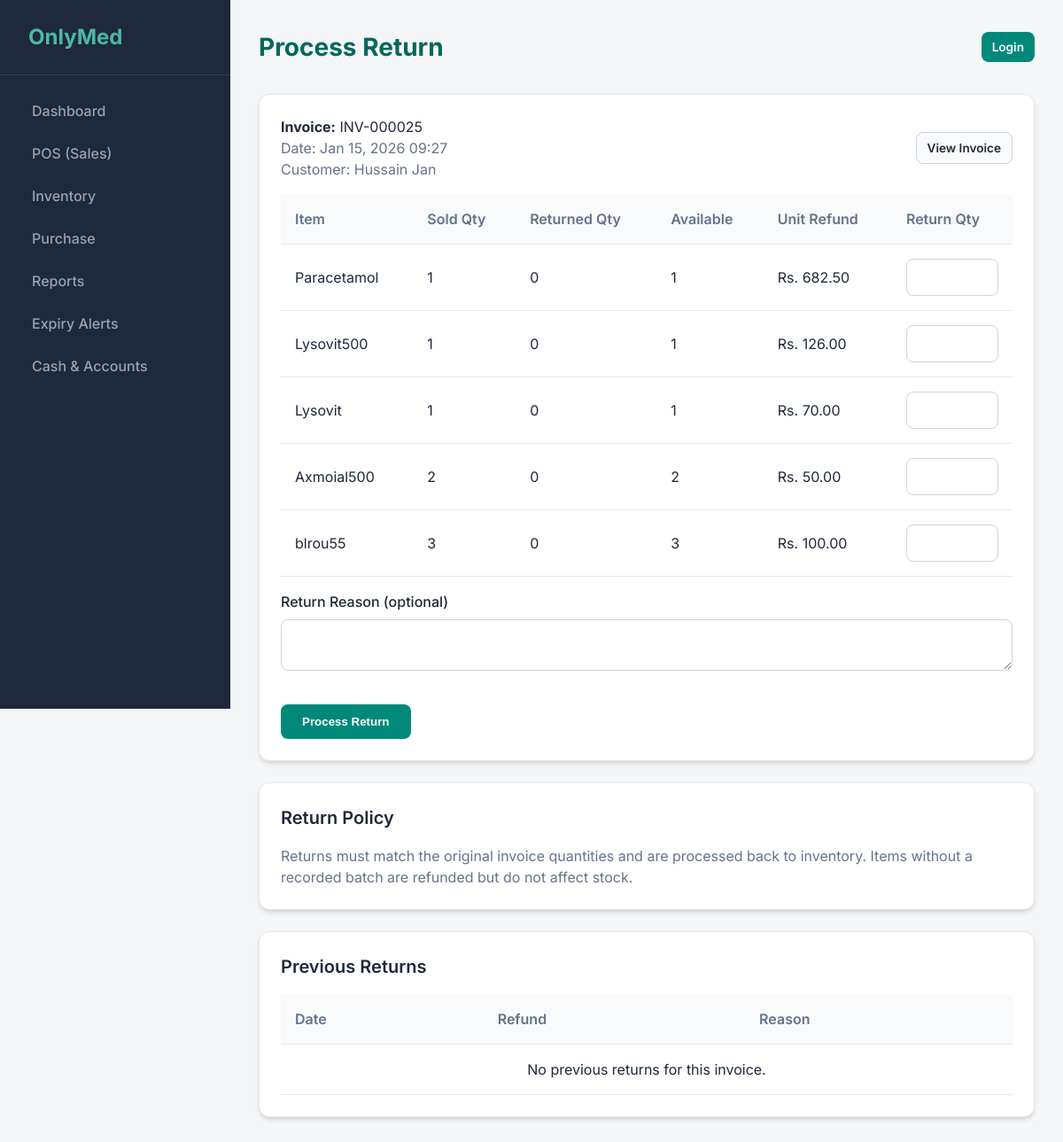
Page /sales/invoice/25/return/ on the earlier database version.
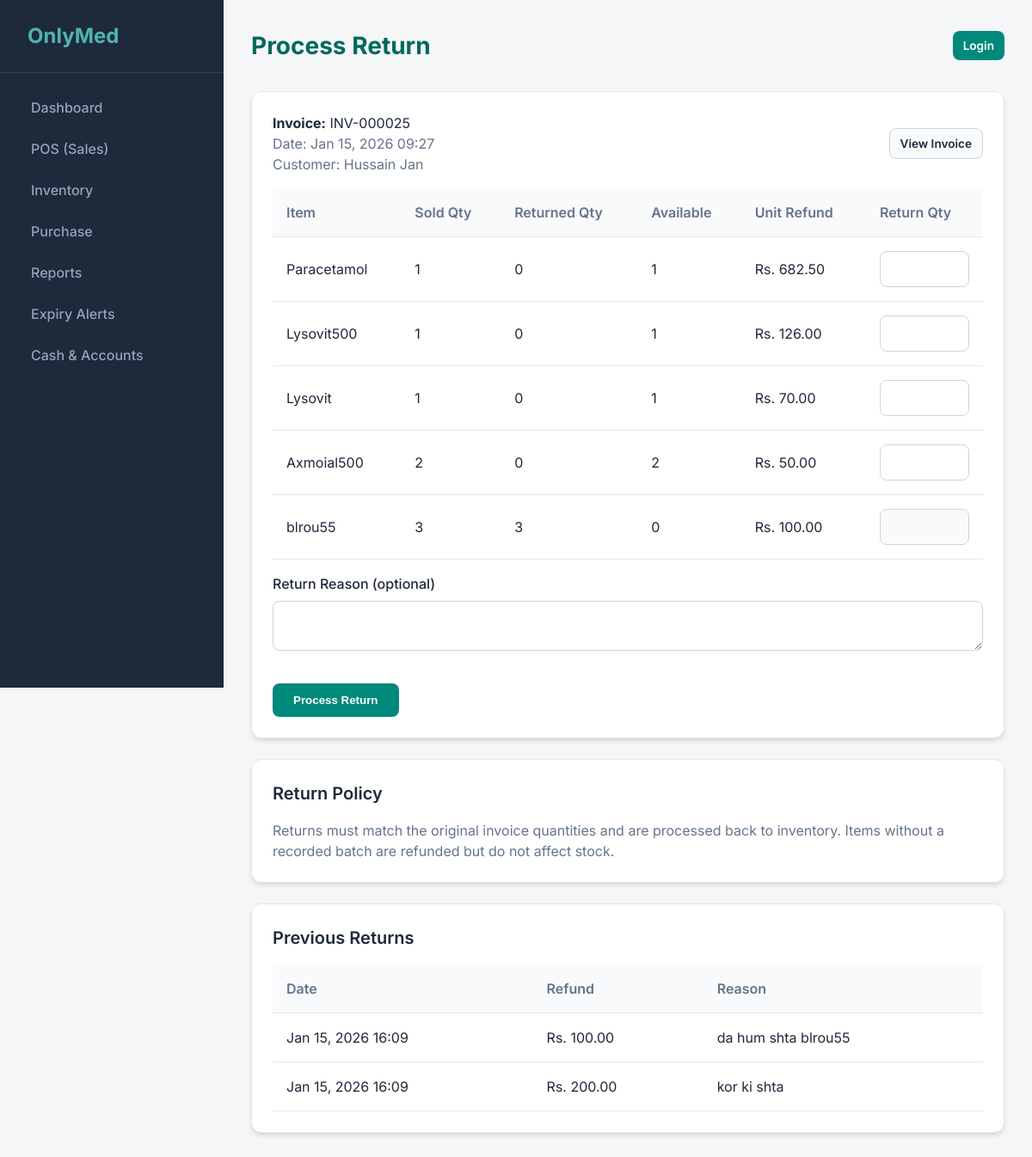
Same page on the later database version.
### sales/models.py (models this page shows, shortened)
class SaleItem(models.Model):
    invoice = models.ForeignKey(SalesInvoice, on_delete=models.CASCADE, related_name='items')
    product = models.ForeignKey(Product, on_delete=models.PROTECT, null=True, blank=True)
    batch = models.ForeignKey(Batch, on_delete=models.PROTECT, null=True, blank=True)
    item_name = models.CharField(max_length=200, blank=True, help_text="Product Name or Manual Item Name")
    quantity = models.PositiveIntegerField()
    unit_price = models.DecimalField(max_digits=10, decimal_places=2, help_text="Selling Price at time of sale")
    discount_percentage = models.DecimalField(max_digits=5, decimal_places=2, default=0.00)
    discount_amount = models.DecimalField(max_digits=10, decimal_places=2, default=0.00)
    tax_amount = models.DecimalField(max_digits=10, decimal_places=2, default=0.00)
    total_amount = models.DecimalField(max_digits=12, decimal_places=2, default=0.00)

class SalesReturn(models.Model):
    invoice = models.ForeignKey(SalesInvoice, on_delete=models.PROTECT, related_name='returns')
    date = models.DateTimeField(default=timezone.now)
    reason = models.TextField(blank=True)
    refund_amount = models.DecimalField(max_digits=12, decimal_places=2, default=0.00)
    created_at = models.DateTimeField(auto_now_add=True)

### sales/views.py (the view, shortened to what this page needs)
# urls.py: path('invoice/<int:invoice_id>/return/', views.sales_return_create, name='sales_return_create'),
def sales_return_create(request, invoice_id):
    invoice = get_object_or_404(
        SalesInvoice.objects.select_related('customer').prefetch_related('items', 'items__product', 'items__batch'),
        id=invoice_id
    )
    sale_items = invoice.items.select_related('product', 'batch').annotate(
        returned_qty=Sum('return_items__quantity')
    )
    return_rows = []
    for item in sale_items:
        returned_qty = item.returned_qty or 0
        available_qty = item.quantity - returned_qty
        if item.quantity and item.total_amount:
            unit_refund = (item.total_amount / item.quantity).quantize(Decimal('0.01'), rounding=ROUND_HALF_UP)
        else:
            unit_refund = Decimal(item.unit_price or 0).quantize(Decimal('0.01'), rounding=ROUND_HALF_UP)
        display_name = item.item_name or (item.product.name if item.product else "Item")
        return_rows.append({
            'item': item,
            'display_name': display_name,
            'returned_qty': returned_qty,
            'available_qty': available_qty,
            'unit_refund': unit_refund,
        })
    return_history = SalesReturn.objects.filter(invoice=invoice).order_by('-date')
    context = {
        'invoice': invoice,
        'return_rows': return_rows,
        'return_history': return_history,
    }
    return render(request, 'sales/return_form.html', context)

### templates/sales/return_form.html (shortened to what this page needs)
{% extends 'base.html' %}
{% block page_title %}Process Return{% endblock %}
{% block content %}
<div class="card">
    <div class="flex-between" style="margin-bottom: 1rem; gap: 1rem; flex-wrap: wrap;">
        <div>
            <div><strong>Invoice:</strong> {{ invoice.invoice_number }}</div>
            <div style="color: var(--text-muted);">Date: {{ invoice.date|date:"M d, Y H:i" }}</div>
            {% if invoice.customer %}
            <div style="color: var(--text-muted);">Customer: {{ invoice.customer.name }}</div>
            {% endif %}
        </div>
        <a class="btn btn-outline btn-sm" href="{% url 'invoice_print' invoice.id %}">View Invoice</a>
    </div>
    <form method="post">
        <div class="table-container">
            <table>
                <thead>
                    <tr>
                        <th>Item</th>
                        <th>Sold Qty</th>
                        <th>Returned Qty</th>
                        <th>Available</th>
                        <th>Unit Refund</th>
                        <th>Return Qty</th>
                    </tr>
                </thead>
                <tbody>
                    {% for row in return_rows %}
                    <tr>
                        <td>{{ row.display_name }}</td>
                        <td>{{ row.item.quantity }}</td>
                        <td>{{ row.returned_qty }}</td>
                        <td>{{ row.available_qty }}</td>
                        <td>Rs. {{ row.unit_refund|floatformat:2 }}</td>
                        <td>
                            <input type="number" name="return_qty_{{ row.item.id }}" min="0"
                                max="{{ row.available_qty }}" {% if row.available_qty == 0 %}disabled{% endif %}>
                        </td>
                    </tr>
                    {% empty %}
                    <tr>
                        <td colspan="6" class="text-center">No items found for this invoice.</td>
                    </tr>
                    {% endfor %}
                </tbody>
            </table>
        </div>
        <div class="form-group mt-4">
            <label>Return Reason (optional)</label>
            <textarea name="reason" rows="2"></textarea>
        </div>
        <button type="submit" class="btn btn-primary mt-4">Process Return</button>
    </form>
</div>
<div class="card">
    <h3>Return Policy</h3>
    <p style="color: var(--text-muted);">
        Returns must match the original invoice quantities and are processed back to inventory.
        Items without a recorded batch are refunded but do not affect stock.
    </p>
</div>
<div class="card">
    <h3>Previous Returns</h3>
    <div class="table-container">
        <table>
            <thead>
                <tr>
                    <th>Date</th>
                    <th>Refund</th>
                    <th>Reason</th>
                </tr>
            </thead>
            <tbody>
                {% for r in return_history %}
                <tr>
                    <td>{{ r.date|date:"M d, Y H:i" }}</td>
                    <td>Rs. {{ r.refund_amount|floatformat:2 }}</td>
                    <td>{{ r.reason|default:"-" }}</td>
                </tr>
                {% empty %}
                <tr>
                    <td colspan="3" class="text-center">No previous returns for this invoice.</td>
                </tr>
                {% endfor %}
            </tbody>
        </table>
    </div>
</div>
{% endblock %}

Differences in the rows shown:
computed for SaleItem "blrou55": returned_qty "0" → "3"; available_qty "3" → "0"
added SalesReturn: date "Jan 15, 2026 16:09", refund_amount "100.00", reason "da hum shta blrou55"
added SalesReturn: date "Jan 15, 2026 16:09", refund_amount "200.00", reason "kor ki shta"
Other differences:
text no longer shown: "No previous returns for this invoice."
